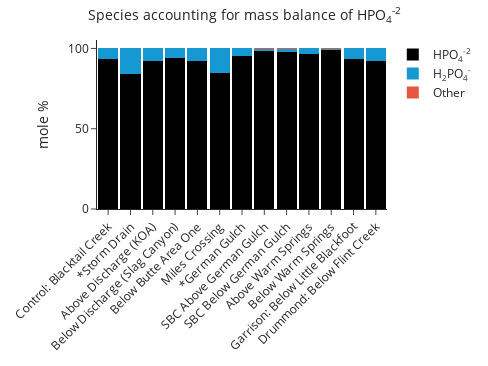

The notebook cell this image was saved under:
### Code cell
# visualize basis species contributions to aqueous species by mass.
speciation.plot_mass_contribution("HPO4-2",save_as="Phosphate Speciation Downstream Before",
                                 save_format="png")

### Figure 1 — Plotly figure (JSON) as saved in the notebook; plotly's stock layout.template omitted (floating-point values rounded to 4 significant figures)
{"data": [{"alignmentgroup": "True", "hovertemplate": "species=HPO<sub>4</sub><sup>-2</sup><br>sample=%{x}<br>mole %=%{y}<extra></extra>", "legendgroup": "HPO<sub>4</sub><sup>-2</sup>", "marker": {"color": "#000000", "line": {"width": 0}, "pattern": {"shape": ""}}, "name": "HPO<sub>4</sub><sup>-2</sup>", "offsetgroup": "HPO<sub>4</sub><sup>-2</sup>", "orientation": "v", "showlegend": true, "textposition": "auto", "type": "bar", "width": 0.9, "x": ["Control: Blacktail Creek", "*Storm Drain", "Above Discharge (KOA)", "Below Discharge (Slag Canyon)", "Below Butte Area One", "Miles Crossing", "*German Gulch", "SBC Above German Gulch", "SBC Below German Gulch", "Above Warm Springs", "Below Warm Springs", "Garrison: Below Little Blackfoot", "Drummond: Below Flint Creek"], "xaxis": "x", "y": [93.36, 83.99, 91.93, 93.9, 92.14, 84.54, 95.59, 98.43, 98.02, 96.49, 98.95, 93.61, 92.09], "yaxis": "y"}, {"alignmentgroup": "True", "hovertemplate": "species=H<sub>2</sub>PO<sub>4</sub><sup>-</sup><br>sample=%{x}<br>mole %=%{y}<extra></extra>", "legendgroup": "H<sub>2</sub>PO<sub>4</sub><sup>-</sup>", "marker": {"color": "#1699d3", "line": {"width": 0}, "pattern": {"shape": ""}}, "name": "H<sub>2</sub>PO<sub>4</sub><sup>-</sup>", "offsetgroup": "H<sub>2</sub>PO<sub>4</sub><sup>-</sup>", "orientation": "v", "showlegend": true, "textposition": "auto", "type": "bar", "width": 0.9, "x": ["Control: Blacktail Creek", "*Storm Drain", "Above Discharge (KOA)", "Below Discharge (Slag Canyon)", "Below Butte Area One", "Miles Crossing", "*German Gulch", "SBC Above German Gulch", "SBC Below German Gulch", "Above Warm Springs", "Below Warm Springs", "Garrison: Below Little Blackfoot", "Drummond: Below Flint Creek"], "xaxis": "x", "y": [6.63, 16, 8.06, 6.09, 7.86, 15.46, 4.4, 1.52, 1.94, 3.49, 0.9692, 6.38, 7.9], "yaxis": "y"}, {"alignmentgroup": "True", "hovertemplate": "species=Other<br>sample=%{x}<br>mole %=%{y}<extra></extra>", "legendgroup": "Other", "marker": {"color": "#e85642", "line": {"width": 0}, "pattern": {"shape": ""}}, "name": "Other", "offsetgroup": "Other", "orientation": "v", "showlegend": true, "textposition": "auto", "type": "bar", "width": 0.9, "x": ["Control: Blacktail Creek", "*Storm Drain", "Above Discharge (KOA)", "Below Discharge (Slag Canyon)", "Below Butte Area One", "Miles Crossing", "*German Gulch", "SBC Above German Gulch", "SBC Below German Gulch", "Above Warm Springs", "Below Warm Springs", "Garrison: Below Little Blackfoot", "Drummond: Below Flint Creek"], "xaxis": "x", "y": [0.01, 0.01, 0.01, 0.01, 0, 0, 0.01, 0.05, 0.04, 0.02, 0.08, 0.01, 0.01], "yaxis": "y"}], "layout": {"bargap": 0, "barmode": "relative", "height": 366, "legend": {"title": {}, "tracegroupgap": 0}, "margin": {"t": 40}, "title": {"text": "<span style=\"font-size: 14px;\">Species accounting for mass balance of HPO<sub>4</sub><sup>-2</sup></span>", "x": 0.5, "xanchor": "center"}, "width": 488, "xaxis": {"anchor": "y", "autorange": true, "categoryarray": ["Control: Blacktail Creek", "*Storm Drain", "Above Discharge (KOA)", "Below Discharge (Slag Canyon)", "Below Butte Area One", "Miles Crossing", "*German Gulch", "SBC Above German Gulch", "SBC Below German Gulch", "Above Warm Springs", "Below Warm Springs", "Garrison: Below Little Blackfoot", "Drummond: Below Flint Creek"], "categoryorder": "array", "domain": [0, 1], "fixedrange": true, "range": [-0.5, 12.5], "tickangle": -45, "title": {}, "type": "category"}, "yaxis": {"anchor": "x", "autorange": true, "domain": [0, 1], "fixedrange": true, "range": [0, 105.3], "title": {"text": "mole %"}, "type": "linear"}}}
